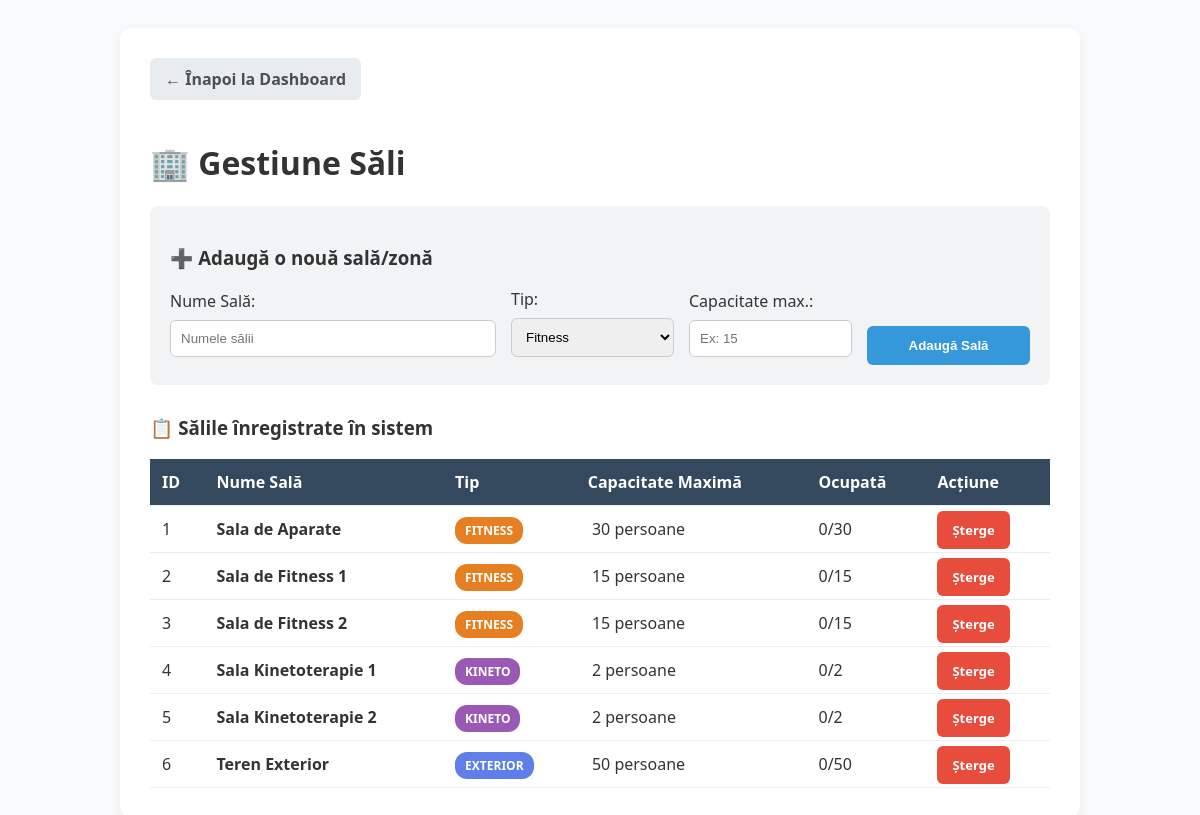
The app's page /pages/admin/sali/manage_rooms.php (signed in) with its own data.
### tables this page shows
CREATE TABLE `rooms` (
  `id` int(11) NOT NULL,
  `name` varchar(100) NOT NULL,
  `capacity` int(11) NOT NULL,
  `type` enum('fitness','kineto','exterior') NOT NULL
);

### pages/admin/sali/manage_rooms.php (the view, shortened to what this page needs)
<?php
require_once __DIR__ . '/../../../init.php';
$stmt = $db->query("SELECT r.*, (SELECT COUNT(*) FROM appointments a WHERE a.room_id = r.id
            AND a.booking_date = CURDATE() AND a.status IN ('approved', 'rescheduled')
            AND HOUR(a.start_time) = HOUR(CURTIME())) as disponibilitate FROM rooms r ORDER BY r.type ASC, r.name ASC");
$rooms = $stmt->fetchAll(PDO::FETCH_ASSOC);
?>
<!DOCTYPE html>
<html lang="ro">
<head>
</head>
<body>
<div class="container">
    <a href="../../../dashboard.php" class="btn btn-back">← Înapoi la Dashboard</a>
    <h1>🏢 Gestiune Săli</h1>
    <div class="form-box">
        <h3>➕ Adaugă o nouă sală/zonă</h3>
        <form method="POST" action="" style="display: flex; gap: 15px; align-items: flex-end;">
            <div style="flex: 2;">
                <label>Nume Sală:</label>
                <input type="text" name="room_name" required placeholder="Numele sălii">
            </div>
            <div style="flex: 1;">
                <label>Tip:</label>
                <select name="room_type" required>
                    <option value="fitness">Fitness</option>
                </select>
            </div>
            <div style="flex: 1;">
                <label>Capacitate max.:</label>
                <input type="number" name="capacity" min="1" required placeholder="Ex: 15">
            </div>
            <div style="flex: 1;">
                <button type="submit" name="add_room" class="btn btn-blue" style="width: 100%; padding: 12px;">Adaugă
                    Sală
                </button>
            </div>
        </form>
    </div>
    <h3>📋 Sălile înregistrate în sistem</h3>
    <table>
        <thead>
        <tr>
            <th> ID</th>
            <th> Nume Sală</th>
            <th> Tip</th>
            <th> Capacitate Maximă</th>
            <th> Ocupată</th>
            <th> Acțiune</th>
        </tr>
        </thead>
        <tbody>
        <?php if (empty($rooms)): ?>
            <tr>
                <td colspan="5" style="text-align:center; color:#777;">Nu există nicio sală în sistem.</td>
            </tr>
        <?php else: ?>
            <?php foreach ($rooms as $r): ?>
                <tr>
                    <td><?php echo $r['id']; ?></td>
                    <td><strong><?php echo $r['name']; ?></strong></td>
                    <td>
                            <span class="badge <?php echo $r['type'] === 'kineto' ? 'bg-kineto' : ($r['type'] === 'fitness' ? 'bg-fitness' : 'bg-exterior'); ?>">
                                <?php echo $r['type']; ?>
                            </span>
                    </td>
                    <td>️ <?php echo $r['capacity']; ?> persoane</td>
                    <td>
                        <?php echo $r['disponibilitate']; ?>/<?php echo $r['capacity']; ?>
                    </td>
                    <td>
                        <a href="manage_rooms.php?delete_id=<?php echo $r['id']; ?>" class="btn btn-red"
                           onclick="return confirm('Sigur vrei să ștergi această sală?');"> Șterge</a>
                    </td>
                </tr>
            <?php endforeach; ?>
        <?php endif; ?>
        </tbody>
    </table>
</div>
</body>
</html>

### pages/admin/sali/manage_rooms.php (style rules this page uses)
body { font-family: 'Segoe UI', sans-serif; background: #f8f9fa; color: #333; padding: 20px; }
.container { max-width: 900px; margin: auto; background: white; padding: 30px; border-radius: 12px; box-shadow: 0 4px 10px rgba(0, 0, 0, 0.05); }
.btn { padding: 10px 15px; border-radius: 6px; font-weight: bold; border: none; cursor: pointer; color: white; text-decoration: none; }
.btn-blue { background: #3498db; }
.btn-red { background: #e74c3c; font-size: 13px; }
.btn-back { background: #e9ecef; color: #495057; display: inline-block; margin-bottom: 20px; }
.form-box { background: #f1f3f5; padding: 20px; border-radius: 8px; margin-bottom: 30px; }
input, select { width: 100%; padding: 10px; margin: 8px 0; border: 1px solid #ccc; border-radius: 6px; box-sizing: border-box; }
table { width: 100%; border-collapse: collapse; margin-top: 10px; }
th, td { padding: 12px; text-align: left; border-bottom: 1px solid #eee; }
th { background: #34495e; color: white; }
.badge { padding: 5px 10px; border-radius: 12px; font-size: 12px; font-weight: bold; text-transform: uppercase; }
.bg-kineto { background: #9b59b6; color: white; }
.bg-fitness { background: #e67e22; color: white; }
.bg-exterior { background: #5f7eea; color: white; }

### records on screen
rooms: id "1", name "Sala de Aparate", type "FITNESS", capacity "30", disponibilitate "0"
rooms: id "2", name "Sala de Fitness 1", type "FITNESS", capacity "15", disponibilitate "0"
rooms: id "3", name "Sala de Fitness 2", type "FITNESS", capacity "15", disponibilitate "0"
rooms: id "4", name "Sala Kinetoterapie 1", type "KINETO", capacity "2", disponibilitate "0"
rooms: id "5", name "Sala Kinetoterapie 2", type "KINETO", capacity "2", disponibilitate "0"
rooms: id "6", name "Teren Exterior", type "EXTERIOR", capacity "50", disponibilitate "0"
